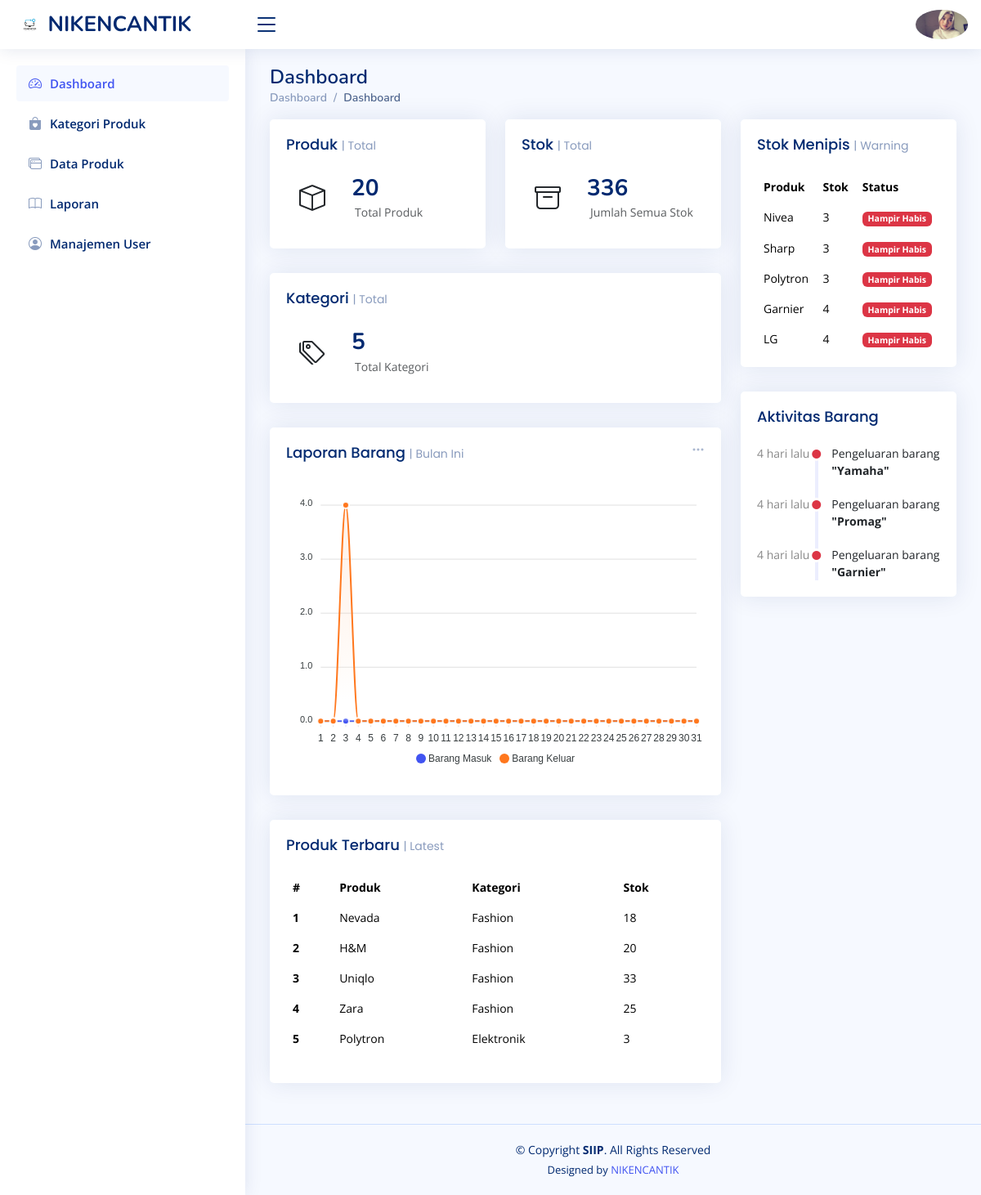
The app's page /index.php (signed in) with its own data.
### tables this page shows
CREATE TABLE `products` (
  `id` int(11) NOT NULL,
  `category_id` int(11) DEFAULT NULL,
  `product_code` varchar(50) DEFAULT NULL,
  `product_name` varchar(150) DEFAULT NULL,
  `stock` int(11) DEFAULT 0,
  `min_stock` int(11) DEFAULT 5,
  `price` int(11) DEFAULT NULL,
  `gambar` varchar(255) NOT NULL,
  `created_at` timestamp NULL DEFAULT current_timestamp(),
  `update_at` timestamp NULL DEFAULT NULL
);

CREATE TABLE `categories` (
  `id` int(11) NOT NULL,
  `kd_kat` varchar(6) NOT NULL,
  `category_name` varchar(100) NOT NULL
);

CREATE TABLE `stock_logs` (
  `id` int(11) NOT NULL,
  `product_id` int(11) DEFAULT NULL,
  `change_type` enum('ADD','EDIT','REDUCE') DEFAULT NULL,
  `qty` int(11) DEFAULT NULL,
  `stock_before` int(11) DEFAULT NULL,
  `stock_after` int(11) DEFAULT NULL,
  `note` varchar(255) DEFAULT NULL,
  `created_at` timestamp NOT NULL DEFAULT current_timestamp(),
  `created_by` int(11) DEFAULT NULL
);

### index.php (the view, shortened to what this page needs)
<?php $page = basename($_SERVER['PHP_SELF']); ?>
<?php
include "koneksi.php";
$q_produk = mysqli_query($conn, "SELECT COUNT(*) as total_produk FROM products");
$data_produk = mysqli_fetch_assoc($q_produk);
$q_stok = mysqli_query($conn, "SELECT SUM(stock) as total_stok FROM products");
$data_stok = mysqli_fetch_assoc($q_stok);
$q_kategori = mysqli_query($conn, "SELECT COUNT(*) as total_kategori FROM categories");
$data_kategori = mysqli_fetch_assoc($q_kategori);
$query = mysqli_query($conn, "
    SELECT p.product_name, p.stock, c.category_name
    FROM products p
    JOIN categories c ON p.category_id = c.id
    ORDER BY p.created_at DESC
    LIMIT 5
");
$q_menipis = mysqli_query($conn, "
    SELECT product_name, stock, min_stock
    FROM products
    WHERE stock <= min_stock
    ORDER BY stock ASC
    LIMIT 5
");
$q_aktivitas = mysqli_query($conn, "
    SELECT sl.*, p.product_name, u.name as user_name
    FROM stock_logs sl
    JOIN products p ON sl.product_id = p.id
    JOIN users u ON sl.created_by = u.id
    ORDER BY sl.created_at DESC
    LIMIT 5
");
function waktu_lalu($datetime)
{
  $selisih = time() - strtotime($datetime);
  $menit = floor($selisih / 60);
  $jam = floor($selisih / 3600);
  $hari = floor($selisih / 86400);
  if ($menit < 60) {
    return $menit . " menit lalu";
  } elseif ($jam < 24) {
    return $jam . " jam lalu";
  } else {
    return $hari . " hari lalu";
  }
}
?>
<!DOCTYPE html>
<html lang="en">
<head>
  <link href="assets/vendor/bootstrap/css/bootstrap.min.css" rel="stylesheet">
  <link href="assets/vendor/bootstrap-icons/bootstrap-icons.css" rel="stylesheet">
  <link href="assets/vendor/boxicons/css/boxicons.min.css" rel="stylesheet">
  <link href="assets/vendor/quill/quill.snow.css" rel="stylesheet">
  <link href="assets/vendor/quill/quill.bubble.css" rel="stylesheet">
  <link href="assets/vendor/remixicon/remixicon.css" rel="stylesheet">
  <link href="assets/vendor/simple-datatables/style.css" rel="stylesheet">
  <link href="assets/css/style.css" rel="stylesheet">
</head>
<body>
  <header id="header" class="header fixed-top d-flex align-items-center">
    <div class="d-flex align-items-center justify-content-between">
      <a href="index.php" class="logo d-flex align-items-center">
        <img src="assets/img/komputer.jpg" alt="">
        <span class="d-none d-lg-block">NIKENCANTIK</span>
      </a>
      <i class="bi bi-list toggle-sidebar-btn"></i>
    </div>
    <nav class="header-nav ms-auto">
      <ul class="d-flex align-items-center">
        <li class="nav-item dropdown pe-3">
          <a
            class="nav-link nav-profile d-flex align-items-center pe-0"
            href="#"
            data-bs-toggle="dropdown">
            <img
              src="assets/img/niken.jpeg"
              alt="Profile"
              class="rounded-circle" />
          </a>
        </li>
      </ul>
    </nav>
  </header>
  <aside id="sidebar" class="sidebar">
    <ul class="sidebar-nav" id="sidebar-nav">
      <li class="nav-item">
        <a class="nav-link <?= ($page == 'index.php') ? '' : 'collapsed' ?>" href="index.php">
          <i class="bi bi-speedometer2"></i>
          <span>Dashboard</span>
        </a>
      </li>
      <li class="nav-item">
        <a class="nav-link <?= ($page == 'kategori_produk.php') ? '' : 'collapsed' ?>" href="kategori_produk.php">
          <i class="bi bi-bag-heart-fill"></i>
          <span>Kategori Produk</span>
        </a>
      </li>
      <li class="nav-item">
        <a class="nav-link <?= ($page == 'data_produk.php') ? '' : 'collapsed' ?>" href="data_produk.php">
          <i class="bi bi-window-stack"></i>
          <span>Data Produk</span>
        </a>
      </li>
      <li class="nav-item">
        <a class="nav-link <?= ($page == 'laporan.php') ? '' : 'collapsed' ?>" href="laporan.php">
          <i class="bi bi-book"></i>
          <span>Laporan</span>
        </a>
      </li>
      <li class="nav-item">
        <a class="nav-link <?= ($page == 'users.php') ? '' : 'collapsed' ?>" href="users.php">
          <i class="bi bi-person-circle"></i>
          <span>Manajemen User</span>
        </a>
      </li>
    </ul>
  </aside>
  <main id="main" class="main">
    <div class="pagetitle">
      <h1>Dashboard</h1>
      <nav>
        <ol class="breadcrumb">
          <li class="breadcrumb-item"><a href="index.php">Dashboard</a></li>
          <li class="breadcrumb-item active">Dashboard</li>
        </ol>
      </nav>
    </div>
    <section class="section dashboard">
      <div class="row">
        <div class="col-lg-8">
          <div class="row">
            <div class="col-xxl-4 col-md-6">
              <div class="card info-card">
                <div class="card-body">
                  <h5 class="card-title">Produk <span>| Total</span></h5>
                  <div class="d-flex align-items-center">
                    <div class="card-icon rounded-circle d-flex align-items-center justify-content-center">
                      <i class="bi bi-box"></i>
                    </div>
                    <div class="ps-3">
                      <h6><?= $data_produk['total_produk']; ?></h6>
                      <span class="text-muted small pt-2 ps-1">Total Produk</span>
                    </div>
                  </div>
                </div>
              </div>
            </div>
            <div class="col-xxl-4 col-md-6">
              <div class="card info-card">
                <div class="card-body">
                  <h5 class="card-title">Stok <span>| Total</span></h5>
                  <div class="d-flex align-items-center">
                    <div class="card-icon rounded-circle d-flex align-items-center justify-content-center">
                      <i class="bi bi-archive"></i>
                    </div>
                    <div class="ps-3">
                      <h6><?= $data_stok['total_stok'] ; ?></h6>
                      <span class="text-muted small pt-2 ps-1">Jumlah Semua Stok</span>
                    </div>
                  </div>
                </div>
              </div>
            </div>
            <div class="col-xxl-4 col-md-12">
              <div class="card info-card">
                <div class="card-body">
                  <h5 class="card-title">Kategori <span>| Total</span></h5>
                  <div class="d-flex align-items-center">
                    <div class="card-icon rounded-circle d-flex align-items-center justify-content-center">
                      <i class="bi bi-tags"></i>
                    </div>
                    <div class="ps-3">
                      <h6><?= $data_kategori['total_kategori']; ?></h6>
                      <span class="text-muted small pt-2 ps-1">Total Kategori</span>
                    </div>
                  </div>
                </div>
              </div>
            </div>
            <div class="col-12">
              <div class="card">
                <div class="filter">
                  <a class="icon" href="#" data-bs-toggle="dropdown">
                    <i class="bi bi-three-dots"></i>
                  </a>
                </div>
                <div class="card-body">
                  <h5 class="card-title">Laporan Barang <span>| Bulan Ini</span></h5>
                  <div id="reportsChart"></div>
                </div>
              </div>
            </div>
            <div class="col-12">
              <div class="card recent-sales overflow-auto">
                <div class="card-body">
                  <h5 class="card-title">Produk Terbaru <span>| Latest</span></h5>
                  <table class="table table-borderless datatable">
                    <thead>
                      <tr>
                        <th>#</th>
                        <th>Produk</th>
                        <th>Kategori</th>
                        <th>Stok</th>
                      </tr>
                    </thead>
                    <tbody>
                      <?php
                      $no = 1;
                      while ($row = mysqli_fetch_assoc($query)) :
                      ?>
                        <tr>
                          <th><?= $no++; ?></th>
                          <td><?= $row['product_name']; ?></td>
                          <td><?= $row['category_name']; ?></td>
                          <td><?= $row['stock']; ?></td>
                        </tr>
                      <?php endwhile; ?>
                    </tbody>
                  </table>
                </div>
              </div>
            </div>
          </div>
        </div>
        <div class="col-lg-4">
          <div class="card top-selling overflow-auto">
            <div class="card-body pb-0">
              <h5 class="card-title">Stok Menipis <span>| Warning</span></h5>
              <table class="table table-borderless">
                <thead>
                  <tr>
                    <th>Produk</th>
                    <th>Stok</th>
                    <th>Status</th>
                  </tr>
                </thead>
                <tbody>
                  <?php while ($row = mysqli_fetch_assoc($q_menipis)) : ?>
                    <tr>
                      <td><?= $row['product_name']; ?></td>
                      <td><?= $row['stock']; ?></td>
                      <td>
                        <?php if ($row['stock'] == 0): ?>
                          <span class="badge bg-danger">Habis</span>
                        <?php elseif ($row['stock'] <= ($row['min_stock'] / 2)): ?>
                          <span class="badge bg-danger">Hampir Habis</span>
                        <?php else: ?>
                          <span class="badge bg-warning">Menipis</span>
                        <?php endif; ?>
                      </td>
                    </tr>
                  <?php endwhile; ?>
                </tbody>
              </table>
            </div>
          </div>
          <div class="card">
            <div class="card-body">
              <h5 class="card-title">Aktivitas Barang</h5>
              <div class="activity">
                <?php while ($row = mysqli_fetch_assoc($q_aktivitas)) :
                  if ($row['change_type'] == 'ADD') {
                    $text = "Penambahan stok";
                    $color = "text-success";
                  } elseif ($row['change_type'] == 'REDUCE') {
                    $text = "Pengeluaran barang";
                    $color = "text-danger";
                  } else {
                    $text = "Perubahan stok";
                    $color = "text-primary";
                  }
                ?>
                  <div class="activity-item d-flex">
                    <div class="activite-label">
                      <?= waktu_lalu($row['created_at']); ?>
                    </div>
                    <i class="bi bi-circle-fill activity-badge <?= $color ?> align-self-start"></i>
                    <div class="activity-content">
                      <?= $text; ?>
                      <span class="fw-bold text-dark">
                        "<?= $row['product_name']; ?>"
                      </span>
                    </div>
                  </div>
                <?php endwhile; ?>
              </div>
            </div>
          </div>
        </div>
      </div>
    </section>
  </main>
  <footer id="footer" class="footer">
    <div class="copyright">
      &copy; Copyright <strong><span>SIIP</span></strong>. All Rights Reserved
    </div>
    <div class="credits">
      Designed by <a href="" target="_blank">NIKENCANTIK</a>
    </div>
  </footer>
</body>
</html>

### records on screen
products: product_name "Nevada", category.category_name "Fashion", stock "18"
products: product_name "H&M", category.category_name "Fashion", stock "20"
products: product_name "Uniqlo", category.category_name "Fashion", stock "33"
products: product_name "Zara", category.category_name "Fashion", stock "25"
products: product_name "Polytron", category.category_name "Elektronik", stock "3", min_stock "Hampir Habis"
products: product_name "Nivea", stock "3", min_stock "Hampir Habis"
products: product_name "Sharp", stock "3", min_stock "Hampir Habis"
products: product_name "Garnier", stock "4", min_stock "Hampir Habis"
products: product_name "LG", stock "4", min_stock "Hampir Habis"
stock_logs: created_at "4 hari lalu", change_type "Pengeluaran barang", product.product_name "Yamaha"
stock_logs: created_at "4 hari lalu", change_type "Pengeluaran barang", product.product_name "Promag"
stock_logs: created_at "4 hari lalu", change_type "Pengeluaran barang", product.product_name "Garnier"

### other values on screen
$data_produk['total_produk'] "20"
$data_stok['total_stok'] "336"
$data_kategori['total_kategori'] "5"
